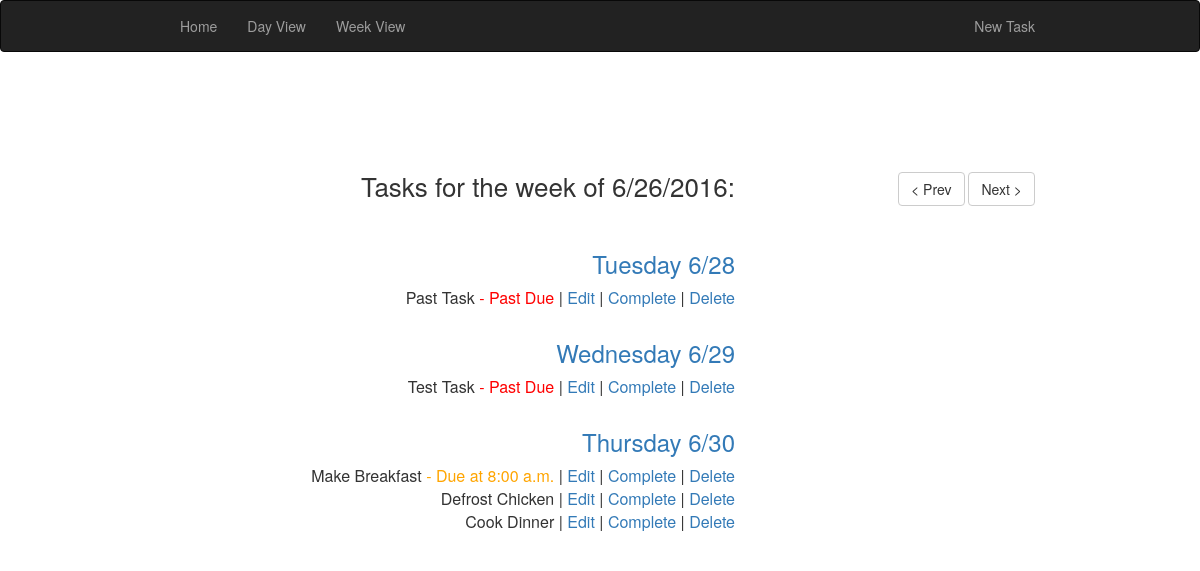
The app's page /todolist_app/week/2016-6-26/ with its own data.
### todolist_app/models.py (models this page shows, shortened)
class Task(models.Model):
    name = models.CharField(max_length=100)
    due = models.DateTimeField()
    complete = models.BooleanField(default=False)
    datetime_completed = models.DateTimeField(null=True, blank=True, default=None)
    def pastDue(self):
        if self.complete:
            return False
        return datetime.now() > self.due
    def dueSoon(self):
        TWELVE_HOURS = 60 * 60 * 12
        if self.pastDue() or self.complete:
            return False
        delta = self.due - datetime.now()
        if delta.days > 1:
            return False
        if delta.total_seconds() < TWELVE_HOURS:
            return True
        return False

### todolist_app/views.py (the view)
# urls.py: url(r'^week/(?P<year>\d{4})[-/](?P<month>\d{1,2})[-/](?P<day>\d{1,2})/$', views.week, name='week'),
def week(request, year=None, month=None, day=None):
    if not (year and month and day):
        today = datetime.now()
        return redirect('week', year=str(today.year), month=str(today.month), day=str(today.day))
    d = date(int(year), int(month), int(day))
    if(d.weekday() != SUNDAY):
        return _findWeekStart(d)
    week_tasks = []
    date_iter = d
    for i in range(0, 7):
        tasks = _getTasksByDate(date_iter.year, date_iter.month, date_iter.day, False)
        if(tasks):
            weekday = date_iter.strftime("%A")
            week_tasks.append(
                {
                    'weekday': weekday,
                    'year': date_iter.year,
                    'month': date_iter.month,
                    'day': date_iter.day,
                    'tasks': tasks
                }
            )
        date_iter = date_iter + timedelta(1) # next day
    context = {
        'week_tasks': week_tasks,
        'year': year,
        'month': month,
        'day': day,
        'next_week': d + timedelta(7), # used for pagination
        'prev_week': d - timedelta(7), # used for pagination
    }
    template = loader.get_template('todolist_app/week.html')
    return HttpResponse(template.render(context, request))

### todolist_app/views.py (called while the page is built)
def _getTasksByDate(year, month, day, completed):
    start = datetime(int(year), int(month), int(day), 0, 0, 0, 0)
    end =   datetime(int(year), int(month), int(day), 23, 59, 59, 9999)
    if completed:
        return Task.objects.filter(complete=True, datetime_completed__gte=start,
                                   datetime_completed__lte=end).order_by('datetime_completed')
    else:
        return Task.objects.filter(complete=False, due__gte=start, due__lte=end).order_by('due')

### todolist_app/templates/todolist_app/week.html (shortened to what this page needs)
{% extends 'todolist_app/base.html' %}
{% block content %}
<div class="row">
    <div class="col-sm-8">
        <h2>Tasks for the week of {{ month }}/{{ day }}/{{ year }}:</h2>
        {% for day_tasks in week_tasks %}
            <h3><a href="{% url 'day' day_tasks.year day_tasks.month day_tasks.day %}">{{ day_tasks.weekday }} {{ day_tasks.month }}/{{ day_tasks.day }}</a></h3>
            <ul class="task-list">
                {% for task in day_tasks.tasks %}
                <li> {{ task.name }}
                     {% if task.pastDue %} <span class="past-due"> - Past Due</span> {% endif %}
                     {% if task.dueSoon %} <span class="due-soon"> - Due at {{ task.due|date:"g:i a" }}</span> {% endif %}
                            | <a href="{% url 'edit_task' task.pk %}">Edit</a>
                            | <a href="#" onclick="return fireAjax('{% url 'complete_task' task.pk %}')">Complete</a>
                            | <a href="#" onclick="return fireAjax('{% url 'delete_task' task.pk %}')">Delete</a>
                </li>
                {% endfor %}
            </ul>
        {% endfor %}
    </div>
    <div class="col-sm-4">
        <div class="pages">
            <a class="save btn btn-default" href="{% url 'week' prev_week.year prev_week.month prev_week.day %}">&lt; Prev</a>
            <a class="save btn btn-default" href="{% url 'week' next_week.year next_week.month next_week.day %}">Next &gt;</a>
        </div>
    </div>
{% load staticfiles %}
{% endblock %}

### todolist_app/static/todolist_app/css/sitestyle.css (style rules this page uses)
ul { padding-left: 0; list-style-type: none; }
li { text-align: right; }
h2, h3 { margin-top: 0; text-align: right; }
h2 { font-size: 26px; margin-bottom: 50px; }
h3 { margin-top: 30px; }
.row { margin-top: 100px; }
.pages { float: right; }
.pages a { margin-bottom: 20px; display: inline-block; }
.task-list li { font-size: 16px; }
.past-due { color: red; }
.due-soon { color: orange; }

### records on screen
Task: name "Past Task", complete "- Past Due"
Task: name "Test Task", complete "- Past Due"
Task: name "Make Breakfast", due "8:00 a.m."
Task: name "Defrost Chicken"
Task: name "Cook Dinner"

### other values on screen
{{ month }} "6"
{{ day }} "26"
{{ year }} "2016"
{{ day_tasks.weekday }} "Tuesday" "Wednesday" "Thursday"
{{ day_tasks.month }} "6" "6" "6"
{{ day_tasks.day }} "28" "29" "30"
